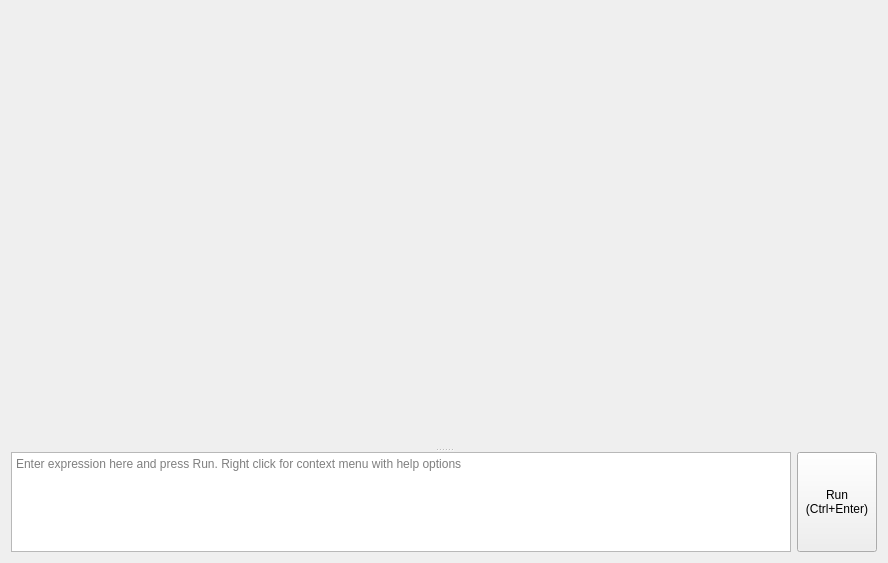
<?xml version="1.0" encoding="UTF-8"?>
<ui version="4.0">
 <class>Form</class>
 <widget class="QWidget" name="Form">
  <property name="geometry">
   <rect>
    <x>0</x>
    <y>0</y>
    <width>888</width>
    <height>563</height>
   </rect>
  </property>
  <property name="sizePolicy">
   <sizepolicy hsizetype="Minimum" vsizetype="Minimum">
    <horstretch>0</horstretch>
    <verstretch>0</verstretch>
   </sizepolicy>
  </property>
  <property name="windowTitle">
   <string>Form</string>
  </property>
  <layout class="QGridLayout" name="gridLayout">
   <item row="0" column="0">
    <widget class="QSplitter" name="splitter">
     <property name="sizePolicy">
      <sizepolicy hsizetype="Expanding" vsizetype="Expanding">
       <horstretch>0</horstretch>
       <verstretch>0</verstretch>
      </sizepolicy>
     </property>
     <property name="orientation">
      <enum>Qt::Orientation::Vertical</enum>
     </property>
     <widget class="DataWidget" name="data" native="true"/>
     <widget class="QWidget" name="widget_2" native="true">
      <property name="maximumSize">
       <size>
        <width>16777215</width>
        <height>100</height>
       </size>
      </property>
      <layout class="QGridLayout" name="gridLayout_4">
       <item row="0" column="1" rowspan="2">
        <widget class="QPushButton" name="run">
         <property name="sizePolicy">
          <sizepolicy hsizetype="Minimum" vsizetype="Minimum">
           <horstretch>0</horstretch>
           <verstretch>0</verstretch>
          </sizepolicy>
         </property>
         <property name="text">
          <string>Run
(Ctrl+Enter)</string>
         </property>
        </widget>
       </item>
       <item row="0" column="0" rowspan="2">
        <widget class="PlainTextEditWithHelp" name="expr">
         <property name="sizePolicy">
          <sizepolicy hsizetype="Expanding" vsizetype="Minimum">
           <horstretch>0</horstretch>
           <verstretch>0</verstretch>
          </sizepolicy>
         </property>
         <property name="placeholderText">
          <string>Enter expression here and press Run. Right click for context menu with help options</string>
         </property>
        </widget>
       </item>
      </layout>
     </widget>
    </widget>
   </item>
  </layout>
 </widget>
 <customwidgets>
  <customwidget>
   <class>DataWidget</class>
   <extends>QWidget</extends>
   <header>pcot.ui.datawidget</header>
   <container>1</container>
  </customwidget>
  <customwidget>
   <class>PlainTextEditWithHelp</class>
   <extends>QPlainTextEdit</extends>
   <header>pcot.ui.textedit</header>
  </customwidget>
 </customwidgets>
 <resources/>
 <connections/>
</ui>
